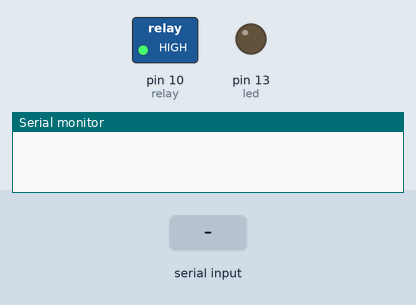
The sketch below on a simulated Arduino Uno, built with avr-gcc and run on an emulated ATmega328P. Shown: switched loads named in the sketch (green lamp = pin HIGH), output pins drawn as LEDs (lit = HIGH), the last lines printed to the serial monitor. The inputs (shaded band) are chosen by the test bench.

Above: at 1.2 s.
1.3 s: "1" received over Serial
At 1.7 s:
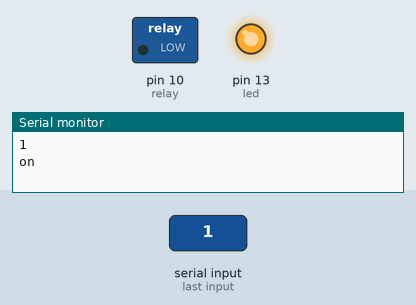
2.8 s: "2" received over Serial
At 4.1 s:
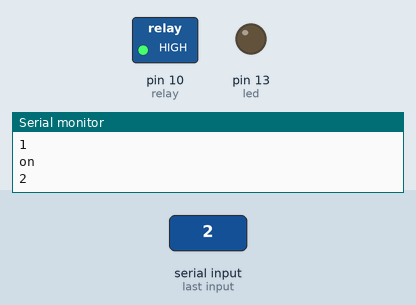
Timing chart, 0 to 5.8 s (numbered marks = the images above; inputs shaded):
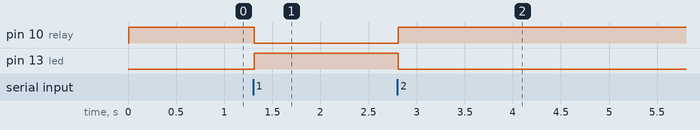

Measured:
- after the input at 1.3 s, pin 10 (relay): HIGH → LOW at once; pin 13 (led): LOW → HIGH at once
- after the input at 2.8 s, pin 10 (relay): LOW → HIGH at once; pin 13 (led): HIGH → LOW at once

The sketch:

TurnLedMediapipe.ino
```cpp
int led = 13;
int relay= 10;
String data;
void setup(){

  // Set the baud rate
  Serial.begin(115200);
  pinMode(led, OUTPUT);
  pinMode(relay, OUTPUT);
  delay(10);
  digitalWrite(led, LOW); // matikan led
  digitalWrite(relay, HIGH);
}

void loop(){

  data="";
  if(Serial.available() > 0) {
    delay(10);
    data = (char)Serial.read();

    Serial.println(data);

    if (data == "1"){
      digitalWrite(led, HIGH);
      digitalWrite(relay, LOW);
      Serial.println("on");
    }
    else if (data == "0"){
      digitalWrite(led, LOW);
      digitalWrite(relay, HIGH);
      Serial.println("off");
    }
    else{
      digitalWrite(led, LOW);
      digitalWrite(relay, HIGH);
    }
//    Serial.flush();
  }
}
```
